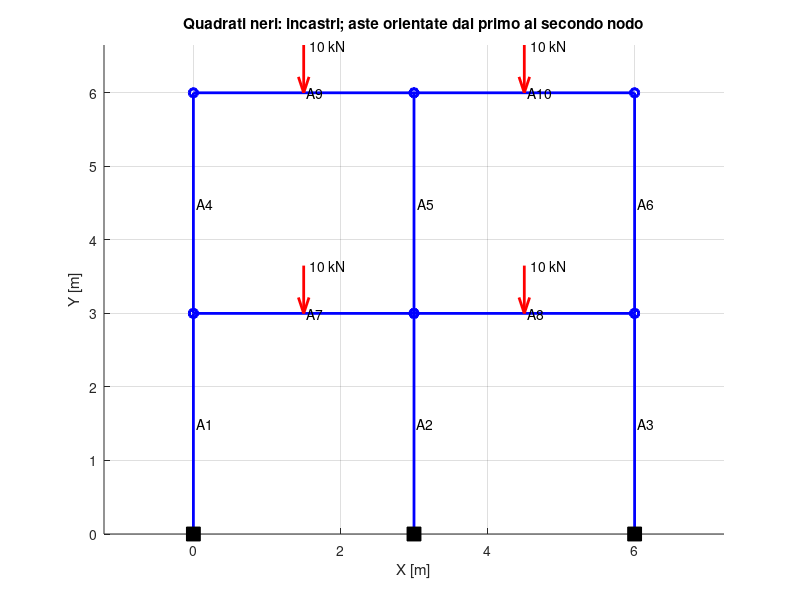
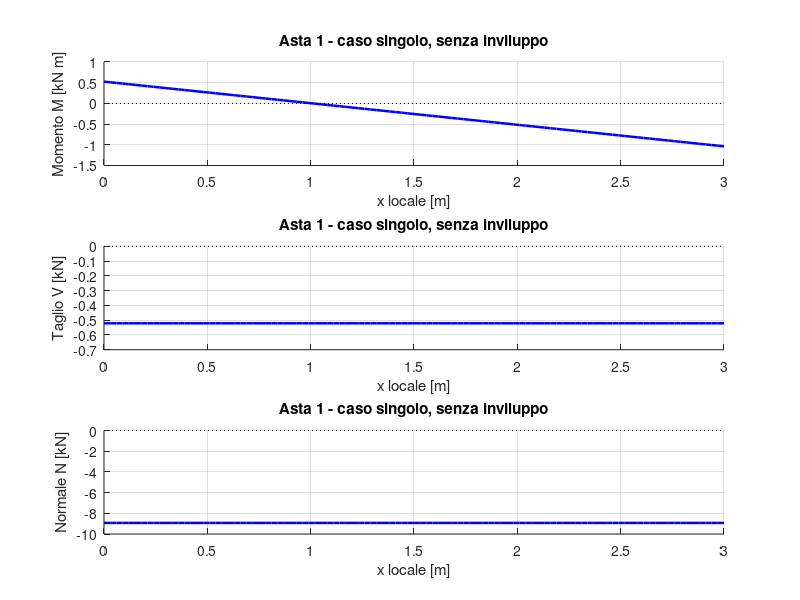
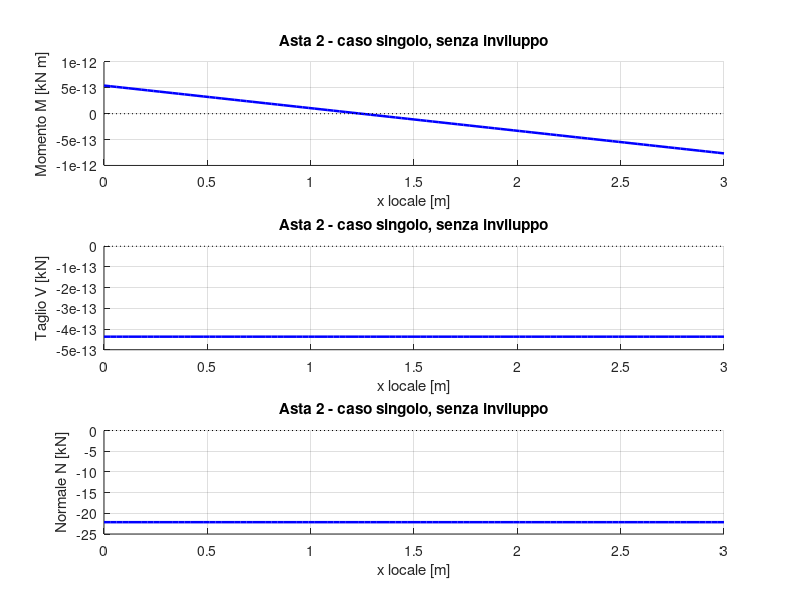
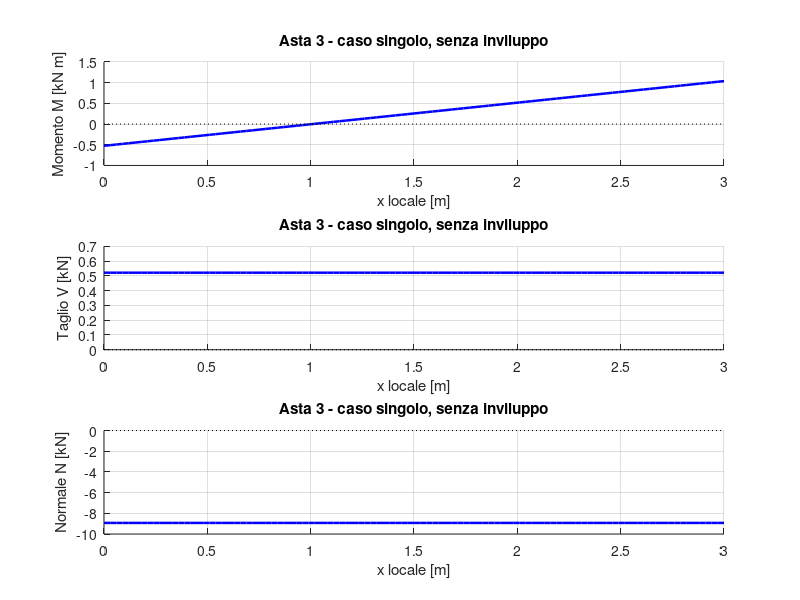

Here is the MATLAB script that generated these plots, in order:
function R = cross_telai_multipiano(grafici, dati)
% CROSS_TELAI  Telaio piano multipiano, con tutte le basi incastrate.
% Esempio: R = cross_telai_multipiano();
% Senza grafici: R = cross_telai_multipiano(false);
% Una sola trave: R = cross_telai_multipiano(true, struct('schemi', [1 0 0 0]));
% Unita': m, kN, kN*m. Materiale elastico, analisi del primo ordine.
%
% Cross equilibra le ROTAZIONI. Le traslazioni vengono determinate
% mediante condensazione statica: non e' Cross puro a nodi fissi.

  if nargin < 1, grafici = true; end
  if nargin < 2, dati = struct(); end

  % 1. DATI: modificare qui oppure passare una struttura "dati".
  p.luci = [3 3];             % lunghezze delle campate [m]
  p.altezze = [3 3];              % altezza di ciascun piano [m]
  p.E = 30e6;                % modulo elastico comune [kN/m^2]
  p.A_pilastri = 0.09;        % area di ciascun pilastro [m^2]
  p.I_pilastri = 0.000675;    % inerzia di ciascun pilastro [m^4]
  p.A_travi = 0.09;           % area di ciascuna trave [m^2]
  p.I_travi = 0.000675;       % inerzia di ciascuna trave [m^4]
  p.g = 0;               % permanente sulle travi, positivo in basso
  p.q = 0;             % variabile sulle travi, positivo in basso
  p.P = 10;                  % forza concentrata su ogni trave [kN], in basso
  p.posizione = 0.5;          % frazione della luce: 0.5 = mezzeria
  p.inviluppo = false;        % SOLO true abilita il calcolo dell'inviluppo
  p.schemi = [];              % vuoto: un caso tutto carico, se inviluppo=false
  p.punti = 101;             % sezioni per asta per grafici/inviluppo

  nomi = fieldnames(dati);
  for i = 1:numel(nomi)
    nome = nomi{i};
    assert(isfield(p, nome), ['Parametro sconosciuto: ' nome]);
    p.(nome) = dati.(nome);
  end
  p.luci = p.luci(:)';
  p.g = p.g(:)';
  p.q = p.q(:)';
  p.altezze = p.altezze(:)';
  ncampate = numel(p.luci);
  npiani = numel(p.altezze);
  nb = ncampate*npiani;
  assert(ncampate >= 1 && npiani >= 1);
  % Uno scalare assegna lo stesso valore a tutte le travi.
  for nome = {'g','q','P','posizione'}
    valore = p.(nome{1});
    if isscalar(valore), valore = repmat(valore,1,nb); end
    p.(nome{1}) = valore(:)';
    assert(numel(p.(nome{1})) == nb, 'Servono valori per tutte le travi.');
  end
  assert(all(isfinite(p.P)) && all(p.P >= 0));
  assert(all(isfinite(p.posizione)) && all(p.posizione > 0 & p.posizione < 1));
  assert(isscalar(p.inviluppo) && any(p.inviluppo == [0 1]));

  positivi = [p.luci, p.altezze, p.E, p.A_pilastri, ...
              p.I_pilastri, p.A_travi, p.I_travi];
  assert(nb >= 1 && all(isfinite(positivi)) && all(positivi > 0));
  assert(numel(p.g) == nb && numel(p.q) == nb);
  assert(all(isfinite([p.g p.q])) && all([p.g p.q] >= 0));
  assert(isscalar(p.punti) && p.punti >= 2 && p.punti == fix(p.punti));

  if ~p.inviluppo
    if isempty(p.schemi), schemi = ones(1,nb); else, schemi = p.schemi; end
    assert(isequal(size(schemi),[1 nb]), ...
      'Senza inviluppo specificare un solo caso di carico.');
    assert(all(schemi(:) == 0 | schemi(:) == 1));
  elseif isempty(p.schemi)
    assert(nb <= 10, 'Oltre 10 travi specificare gli schemi manualmente.');
    schemi = zeros(2^nb, nb);
    for c = 1:2^nb
      for b = 1:nb
        schemi(c,b) = bitget(c-1, b);
      end
    end
  else
    schemi = p.schemi;
    assert(columns(schemi) == nb && rows(schemi) >= 1);
    assert(all(schemi(:) == 0 | schemi(:) == 1));
  end
  nc = rows(schemi);

  % 2. Nodi ordinati per livello, da sinistra a destra.
  % Aste: prima tutti i pilastri, poi tutte le travi; per piano.
  np = ncampate + 1;
  ncol = np*npiani;
  X = [0 cumsum(p.luci)]';
  quote = [0 cumsum(p.altezze)];
  nodi = zeros(np*(npiani+1),2);
  pilastri = []; travi = [];
  for piano = 0:npiani
    id = piano*np+(1:np);
    nodi(id,:) = [X quote(piano+1)*ones(np,1)];
    if piano > 0
      inferiori = (piano-1)*np+(1:np)';
      superiori = piano*np+(1:np)';
      pilastri = [pilastri; inferiori superiori];
      travi = [travi; superiori(1:end-1) superiori(2:end)];
    end
  end
  aste = [pilastri; travi];
  ne = rows(aste);
  nd = 3*rows(nodi);
  area = [p.A_pilastri*ones(ncol,1); p.A_travi*ones(nb,1)];
  inerzia = [p.I_pilastri*ones(ncol,1); p.I_travi*ones(nb,1)];
  K = zeros(nd);

  % 3. RIGIDEZZE DELLE ASTE E MATRICE GLOBALE.
  for e = 1:ne
    a = aste(e,1); b = aste(e,2);
    delta = nodi(b,:) - nodi(a,:);
    L(e) = norm(delta);
    co = delta(1)/L(e); si = delta(2)/L(e);
    rot = [co si 0; -si co 0; 0 0 1];
    T{e} = blkdiag(rot, rot); % da spostamenti globali a locali
    ind{e} = [3*a-2:3*a, 3*b-2:3*b];
    kl{e} = rigidezza_asta(p.E, area(e), inerzia(e), L(e));
    id = ind{e};
    K(id,id) = K(id,id) + T{e}'*kl{e}*T{e};
  end

  fissi = 1:3*np;             % ux = uy = theta = 0 alle basi
  liberi = 3*np+1:nd;
  r = 3*(np+1:rows(nodi));          % rotazioni libere
  t = setdiff(liberi, r);     % traslazioni libere
  Krr = K(r,r);

  % 4. TRASLAZIONI: risposta a spostamenti unitari.
  % Theta = theta0 + H*u_t. Ogni colonna di H si calcola con Cross.
  H = zeros(numel(r), numel(t));
  for j = 1:numel(t)
    H(:,j) = cross_rotazioni(Krr, -K(r,t(j)));
  end
  S = K(t,t) + K(t,r)*H;      % rigidezza dopo equilibrio delle rotazioni
  assert(rcond(S) > 1e-12, 'Sistema instabile o troppo mal condizionato.');

  R.parametri = p; R.schemi = schemi;
  R.nodi = nodi; R.aste = aste; R.aste_travi = ncol+(1:nb);
  R.spostamenti = zeros(nd,nc);
  R.reazioni = zeros(numel(fissi),nc);
  R.errore_equilibrio = zeros(1,nc);
  R.errore_confronto = zeros(1,nc);
  R.iterazioni = zeros(1,nc);

  % 5. UN'ANALISI PER CIASCUNA DISPOSIZIONE DEL CARICO.
  for c = 1:nc
    F = zeros(nd,1);
    qlocale = zeros(ne,1);
    Plocale = zeros(ne,1);
    for e = 1:ne
      if e > ncol
        b = e-ncol;
        qlocale(e) = -(p.g(b) + schemi(c,b)*p.q(b));
        Plocale(e) = -schemi(c,b)*p.P(b);
      end
      qy = qlocale(e); le = L(e);
      % Carico uniforme trasversale: forze nodali equivalenti.
      fe{e} = [0; qy*le/2; qy*le^2/12; 0; qy*le/2; -qy*le^2/12];
      if e > ncol
        % Funzioni di forma cubiche di Hermite al punto del carico.
        z = p.posizione(e-ncol);
        H1 = 1-3*z^2+2*z^3; H2 = le*(z-2*z^2+z^3);
        H3 = 3*z^2-2*z^3;   H4 = le*(-z^2+z^3);
        fe{e} = fe{e} + Plocale(e)*[0;H1;H2;0;H3;H4];
      end
      id = ind{e};
      F(id) = F(id) + T{e}'*fe{e};
    end

    theta0 = cross_rotazioni(Krr, F(r));
    u = zeros(nd,1);
    u(t) = S \ (F(t) - K(t,r)*theta0);
    [u(r), R.iterazioni(c)] = cross_rotazioni(Krr, F(r)-K(r,t)*u(t));
    reazioni = K*u-F;
    R.spostamenti(:,c) = u;
    R.reazioni(:,c) = reazioni(fissi);
    R.errore_equilibrio(c) = norm(reazioni(liberi),inf)/max(1,norm(F,inf));

    % Controllo numerico: soluzione diretta dello stesso modello.
    % Questa soluzione NON viene usata per produrre i diagrammi.
    diretto = K(liberi,liberi) \ F(liberi);
    R.errore_confronto(c) = norm(u(liberi)-diretto,inf)/max(1e-12,norm(diretto,inf));

    % 6. DIAGRAMMI: colonne nell'ordine M, V, N.
    for e = 1:ne
      azioni = kl{e}*T{e}*u(ind{e})-fe{e};
      x = linspace(0,L(e),p.punti)';
      attraversato = zeros(size(x));
      distanza = zeros(size(x));
      if e > ncol && p.P(e-ncol) > 0
        posizione = p.posizione(e-ncol)*L(e);
        % Due sezioni coincidenti: subito prima e subito dopo il carico.
        x = [x(x < posizione); posizione; posizione; x(x > posizione)];
        indici = find(x == posizione);
        attraversato = double(x > posizione);
        attraversato(indici(end)) = 1;
        distanza = max(x-posizione,0);
      end
      qy = qlocale(e);
      momento = -azioni(3) + azioni(2)*x + qy*x.^2/2 + Plocale(e)*distanza;
      taglio = azioni(2) + qy*x + Plocale(e)*attraversato;
      normale = -azioni(1)*ones(size(x));
      R.x{e} = x;
      R.diagrammi{e}(:,:,c) = [momento taglio normale];
      R.azioni_estremi{e}(:,c) = azioni;
    end
  end

  % 7. INVILUPPO E INDICI DEI CASI CHE LO PRODUCONO.
  if p.inviluppo
  for e = 1:ne
    [R.minimo{e}, R.caso_minimo{e}] = min(R.diagrammi{e},[],3);
    [R.massimo{e}, R.caso_massimo{e}] = max(R.diagrammi{e},[],3);
  end
  end
  fprintf('\nSchemi: righe = casi, colonne = travi (0 esclude q e P, 1 applica q e P; g sempre presente).\n');
  disp(schemi);
  fprintf('Residuo relativo massimo di equilibrio: %.3e\n', max(R.errore_equilibrio));
  fprintf('Scarto relativo dalla soluzione diretta: %.3e\n', max(R.errore_confronto));

  % 8. GRAFICI: schema e diagrammi separati per ogni asta.
  if grafici
    figure('name','Geometria e numerazione');
    hold on;
    for e = 1:ne
      xy = nodi(aste(e,:),:);
      plot(xy(:,1),xy(:,2),'b-o','linewidth',2);
      text(mean(xy(:,1)),mean(xy(:,2)),sprintf(' A%d',e));
    end
    plot(nodi(1:np,1),nodi(1:np,2),'ks','markersize',10,'markerfacecolor','k');
    % Frecce rosse: forze concentrate verticali verso il basso.
    for b = 1:nb
      if p.P(b) > 0 && any(schemi(:,b))
        estremi = nodi(aste(ncol+b,:),:);
        punto = estremi(1,:) + p.posizione(b)*(estremi(2,:)-estremi(1,:));
        quiver(punto(1),punto(2)+0.65,0,-0.65,0,'r','linewidth',2);
        text(punto(1)+0.08,punto(2)+0.65,sprintf('%g kN',p.P(b)));
      end
    end
    axis equal; grid on; xlabel('X [m]'); ylabel('Y [m]');
    title('Quadrati neri: incastri; aste orientate dal primo al secondo nodo');
    nomi = {'Momento M [kN m]', 'Taglio V [kN]', 'Normale N [kN]'};
    for e = 1:ne
      figure('name',sprintf('Asta %d: nodo %d -> %d',e,aste(e,1),aste(e,2)));
      for d = 1:3
        subplot(3,1,d); hold on;
        if p.inviluppo
          for c = 1:nc
            plot(R.x{e},R.diagrammi{e}(:,d,c),'color',[0.75 0.75 0.75]);
          end
          h1 = plot(R.x{e},R.minimo{e}(:,d),'b-','linewidth',1.8);
          h2 = plot(R.x{e},R.massimo{e}(:,d),'r--','linewidth',1.8);
          legend([h1 h2],{'Minimo','Massimo'});
        else
          plot(R.x{e},R.diagrammi{e}(:,d,1),'b-','linewidth',1.8);
          title(sprintf('Asta %d - caso singolo, senza inviluppo',e));
        end
        plot([0 L(e)],[0 0],'k:');
        grid on; xlabel('x locale [m]'); ylabel(nomi{d});
      end
    end
  end
end

function k = rigidezza_asta(E,A,I,L)
% Asta di Eulero-Bernoulli: deformazione assiale e flessione.
% Ordine dei gradi di liberta' locali: ui, vi, theta_i, uj, vj, theta_j.
  a = E*A/L; b = 12*E*I/L^3; c = 6*E*I/L^2;
  d = 4*E*I/L; h = 2*E*I/L;
  k = [ a  0  0 -a  0  0;
        0  b  c  0 -b  c;
        0  c  d  0 -c  h;
       -a  0  0  a  0  0;
        0 -b -c  0  b -c;
        0  c  h  0 -c  d];
end

function [theta, iter] = cross_rotazioni(Krr, carico)
% Cross in forma algebrica, a traslazioni fissate.
% La diagonale somma i contributi 4EI/L delle aste del nodo.
% Il termine fuori diagonale 2EI/L trasporta meta' della correzione.
% Correggere una rotazione distribuisce lo squilibrio in proporzione
% alle rigidezze delle aste: e' l'equilibratura di Cross.
  theta = zeros(size(carico));
  tolleranza = 1e-12*max(1,norm(carico,inf));
  for iter = 1:10000
    for i = 1:numel(theta)
      squilibrio = carico(i) - Krr(i,:)*theta;
      theta(i) = theta(i) + squilibrio/Krr(i,i);
    end
    if norm(carico-Krr*theta,inf) <= tolleranza
      return;
    end
  end
  error('Cross non converge: controllare modello e rigidezze.');
end
